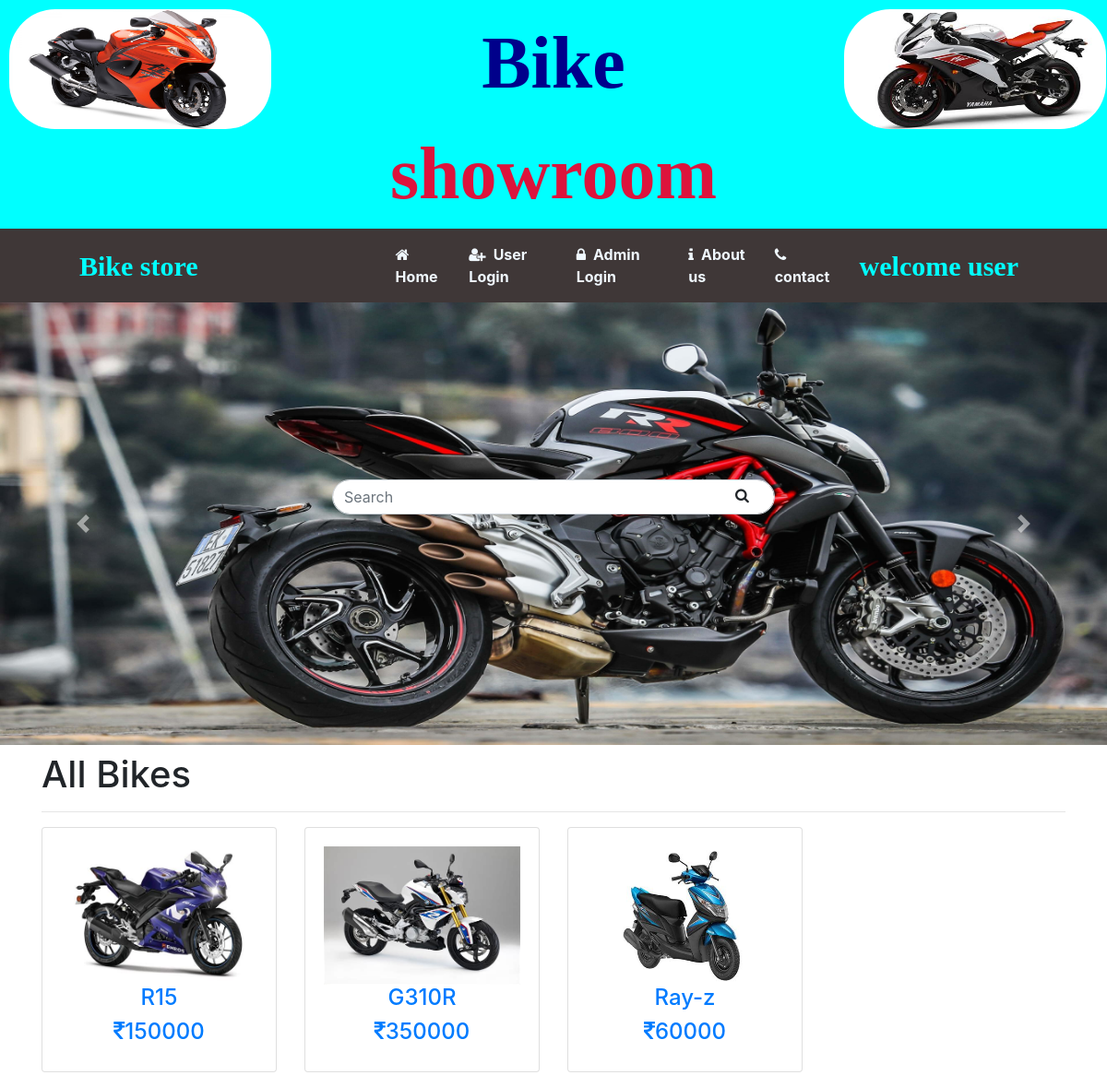
The app's page /, older data.
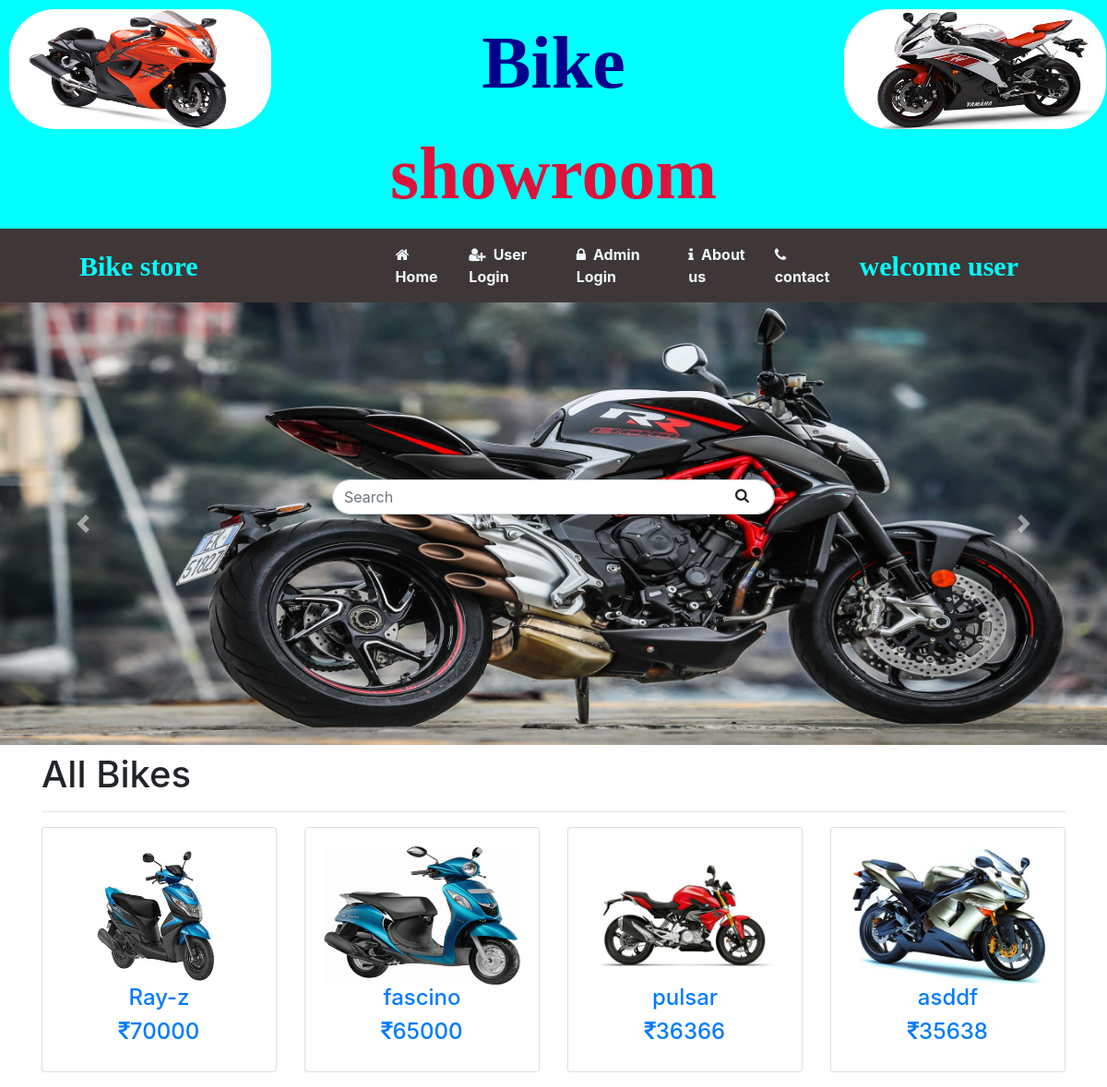
The same page, newer data.
### bike_shop/models.py (models this page shows, shortened)
class bikes(models.Model):
    company=models.ForeignKey(company,on_delete=models.CASCADE)
    type=models.ForeignKey(Type,on_delete=models.CASCADE,null=True)
    name=models.CharField(max_length=100)
    price=models.IntegerField()
    image=models.FileField()
    slug=models.SlugField(max_length=250)
    added_date=models.DateTimeField(auto_now_add=True)
    desc=models.TextField(max_length=500)
    available=models.BooleanField()
    fuel=models.CharField(max_length=20,null=True)
    mileage=models.FloatField(max_length=10,null=True)
    engine=models.FloatField(max_length=10,null=True)
    torque=models.FloatField(max_length=10,null=True)
    power=models.FloatField(max_length=10,null=True)
    weight=models.FloatField(max_length=10,null=True)
    fuel_tank=models.FloatField(max_length=10,null=True)
    brakes=models.CharField(max_length=50,null=True)
    fuel_delivery=models.CharField(max_length=50,null=True)
    length=models.FloatField(max_length=10,null=True)
    width=models.FloatField(max_length=10,null=True)
    height=models.FloatField(max_length=10,null=True)
    gears=models.IntegerField(null=True)
    image2=models.FileField(null=True)
    image3=models.FileField(null=True)
    image4=models.FileField(null=True)
    image5=models.FileField(null=True)

### bike_shop/views.py (the view)
# urls.py: path('',views.index,name='index'),
def index(request):
    obj=bikes.objects.all()
    return render(request,'index.html',{'bikes':obj})

### bike_shop/templates/index.html (shortened to what this page needs)
{% load static %}
{% include 'base.html' %}
{% block body %}
    <div class="row"style="height:480px">
      <div class="col-md-12">
        <div id="carouselExampleControls" class="carousel slide" data-ride="carousel">
          <form class="d-flex"style="position:absolute;z-index:9999999; top:40%;left: 30%;width:40%;"role="search"action="search">
            <input  class="form-control me-2"style="border-radius:20px" type="search" placeholder="Search" aria-label="Search"name="q">
            <button class="btn "style="right:30px;top: 13px;position:absolute;z-index:9999999"><i class="fa fa-search" type="submit"aria-hidden="true"style="bottom: 1px;position:absolute;z-index:9999999"></i></button>
          </form>
          <div class="carousel-inner">
            <div class="carousel-item active">
              <img class="d-block w-100" src="{% static 'pic7.png' %}"style="width:50%;height: 480px" alt="First slide">
            </div>
          </div>
          <a class="carousel-control-prev" href="#carouselExampleControls" role="button" data-slide="prev">
            <span class="carousel-control-prev-icon" aria-hidden="true"></span>
          </a>
          <a class="carousel-control-next" href="#carouselExampleControls" role="button" data-slide="next">
            <span class="carousel-control-next-icon" aria-hidden="true"></span>
          </a>
        </div>
      </div>
    </div>
    <div class="container">
      <div class="row">
        <div class="col-md-12">
        <h1 class="mt-2">All Bikes</h1><hr>
            <div class="row">
                {% for i in bikes %}
                <div class="col-md-3 mb-3">
                    <div class="card" >
                        <a  style="text-decoration:none"href="{% url 'bike_view' i.company.slug i.slug %}">
                        <div class="card-body">
                            <div class="category-image">
                                <img src="{{i.image.url}}"alt="category image"class="w-100" style="height:150px">
                            </div>
                            <h4 class="text-center">{{i.name}}</h4>
                            <h4 class="text-center"><i class="fa fa-inr" aria-hidden="true"></i>{{i.price}}</h4>
                        </div>
                        </a>
                    </div>
                </div>
                {% endfor %}
            </div>
        </div>
    </div>
</body>
{% endblock %}

### bike_shop/templates/base.html (shortened to what this page needs)
{% load static %}
<!DOCTYPE html>
<html lang="en">
<head>
    <link rel="stylesheet" href="https://cdn.jsdelivr.net/npm/bootstrap@4.6.1/dist/css/bootstrap.min.css">
    <link rel="stylesheet" href="https://cdnjs.cloudflare.com/ajax/libs/font-awesome/4.7.0/css/font-awesome.min.css">
</head>
    <body>
        <div class="row"style="background-color:aqua">
            <div class="col-md-4">
                <img src="{% static 'pic2.jpg' %}"style="width:80%;height: 150px;padding: 10px;border-radius :60px;">
            </div>
            <div class="col-md-4 text-center mt-2" >
                <span style="font-weight: bold;font-size :80px ;font-family:'monotype corsiva';">
                    <span style="color: darkblue;">Bike</span>
                    <span style="color: crimson;">showroom</span>
                </span>
            </div>
            <div class="col-md-4">
                <img src="{% static 'pic3.png' %}"style="width:80%;height: 150px;padding: 10px;border-radius :60px;margin-left: 85px;">
            </div>
        </div>
        <div style="background-color:rgb(63, 55, 55)">
        <nav class="navbar navbar-expand-lg ">
            <a class="navbar-brand "style="margin-left:70px">Bike store</a>
            <div class="container "style="margin-left: 170px;">
            <ul class="navbar-nav">
                <li class="nav-item"><a class="nav-link" href="{% url 'index' %}"><i class="fa fa-home mr-2" aria-hidden="true"></i>Home</a></li>
                {% if user.is_authenticated %}
                <li class="nav-item dropdown "><a class="nav-link drodown-toggle" data-toggle="dropdown"href="#"><i class="fa fa-motorcycle mr-2" aria-hidden="true"></i>All bikes<i class="fa fa-chevron-circle-down pl-1" aria-hidden="true"></i></a>
                  <div class="dropdown-menu">
                    <a class=" dropdown-item"style="color:black" href="{% url 'bikes' %}">All bikes</a>
                    <a class=" dropdown-item"style="color:black" href="{% url 'companies' %}">All company</a>
                  </div>
                </li>
                <li class="nav-item "><a class="nav-link" href="{% url 'view_order' %}"><i class="fa fa-list-alt mr-2" aria-hidden="true"></i>My order</a></li>
                <li class="nav-item "><a class="nav-link" href="{% url 'change_password' %}"><i class="fa fa-unlock-alt mr-2" aria-hidden="true"></i>change password</a></li>
                <li class="nav-item "><a class="nav-link" href="{% url 'user_profile' %}"><i class="fa fa-user-circle mr-2" aria-hidden="true"></i>My profile</a></li>
                <li class="nav-item "><a class="nav-link" href="{% url 'logout' %}"><i class="fa fa-sign-out mr-2" aria-hidden="true"></i>Logout</a></li>
                {% else %}
                <li class="nav-item"><a class="nav-link" href="{% url 'login' %}"><i class="fa fa-user-plus mr-2" aria-hidden="true"></i>User Login</a></li>
                <li class="nav-item"><a class="nav-link" href="{% url 'admin_login' %}"><i class="fa fa-lock mr-2" aria-hidden="true"></i>Admin Login</a></li>
                <li class="nav-item"><a class="nav-link" href="{% url 'about_us' %}"><i class="fa fa-info mr-2 " aria-hidden="true"></i>About us</a></li>
                <li class="nav-item "><a class="nav-link" href="{% url 'contact_us' %}"><i class="fa fa-phone mr-2 "></i>contact</a></li>
                {% endif %}
            </ul>
            </div>
            {% if user.is_authenticated %}
             <a class="navbar-brand font-weight-bold " style="font-family:'monotype corsiva';font-size:30px;margin-right: 80px;">{{user.first_name}}</a>
            {% else %}
            <a class="navbar-brand font-weight-bold " style="font-family:'monotype corsiva';font-size:30px;margin-right: 80px;">welcome user</a>
            {% endif %}
        </nav>
        </div>
    </body>

### bike_shop/templates/base.html (style rules this page uses)
.nav-link { color: aliceblue; font-weight:bold; margin-left: 5px; }
.navbar-brand { color: aqua; font-family: monotype corsiva; font-size: 30px; font-weight: bold; }

Row changes from the older to the newer data that the page shows:
removed bikes: image (picture), name "R15", price "150000"
removed bikes: image (picture), name "G310R", price "350000"
changed bikes "Ray-z": price "60000" → "70000"
added bikes: image (picture), name "fascino", price "65000"
added bikes: image (picture), name "pulsar", price "36366"
added bikes: image (picture), name "asddf", price "35638"
